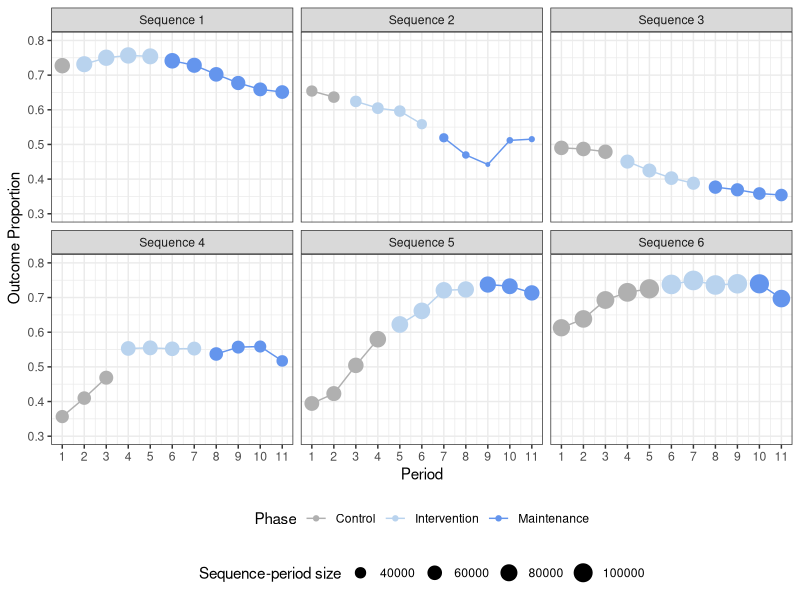

Write R code to recreate this figure.
############################################################################################################
# 
# This file corresponds to Case Study 2 of the manuscript entitled:
# "Analysis of cross-sectional stepped-wedge cluster randomized trials: A tutorial using marginal models"
# by EL Turner, J Preisser, Y Zhang, X Wang, M. Toles, S. Cykert, F. Li and P. Rathouz 
# 
# More specifically, this file includes the following:
# 1. Imports a deidentified aggregated data set for cluster-period analysis of the 
#    "screened for smoking" variable of the Heart Health Now stepped-wedge cluster randomized trial. 
# 2. Processes the data to derive relevant variables
# 3. Provides code to obtain some key descriptive statistics for the cluster-period analysis of the outcome of 
#    "screened for smoking (yes/no)". These descriptive statistics include sequence-period, cluster-period sumamries
#    of both the outcome as well as the denominator.
# 
# Note that the data set imported using the code below includes data from the 217 clusters (practices)
# 
############################################################################################################


##################################################################
# Packages needed
##################################################################


library(openxlsx)
library(dplyr)
library(ggplot2)

# Set working directory where data set is stored e.g. using the following command
# setwd("Data file")

##################################################################
# Screened for Smoking
##################################################################

HHN_smoking_screened_c <- read.xlsx("HHN_smoking_screened_c.xlsx", colNames=TRUE)

# Check that the data set has 2229 rows and 6 variables, specifically:

# 1. site_id: a numeric variable ranging from 1 to 217 that indexes the 217 practices (i.e. clusters) that provide data for
# 
# 2. quarter
# 3. cohort
# 4. phase
# 5. smoking_screened_num
# 6. smoking_screened_denom


dim(HHN_smoking_screened_c)

# responses
HHN_smoking_screened_c$y <- HHN_smoking_screened_c$smoking_screened_num/HHN_smoking_screened_c$smoking_screened_denom

# period identifier
HHN_smoking_screened_c$period <- as.numeric(factor(HHN_smoking_screened_c$quarter))

# make wide data
HHN_smoking_screened_w <- reshape(HHN_smoking_screened_c[, c("site_id", "period", "y")], idvar = "site_id", timevar = "period", direction = "wide")

# correlation matrix
res_cor <- cor(HHN_smoking_screened_w[, -1], use = "complete.obs")
round(res_cor, 3)
#        y.1   y.2   y.3   y.4   y.5   y.6   y.7   y.8   y.9  y.10  y.11
# y.1  1.000 0.964 0.909 0.834 0.790 0.743 0.660 0.613 0.552 0.509 0.489
# y.2  0.964 1.000 0.967 0.896 0.857 0.813 0.731 0.687 0.622 0.572 0.550
# y.3  0.909 0.967 1.000 0.950 0.918 0.874 0.783 0.740 0.672 0.615 0.590
# y.4  0.834 0.896 0.950 1.000 0.983 0.944 0.852 0.816 0.759 0.703 0.679
# y.5  0.790 0.857 0.918 0.983 1.000 0.982 0.907 0.875 0.822 0.768 0.745
# y.6  0.743 0.813 0.874 0.944 0.982 1.000 0.963 0.933 0.886 0.836 0.815
# y.7  0.660 0.731 0.783 0.852 0.907 0.963 1.000 0.983 0.947 0.902 0.883
# y.8  0.613 0.687 0.740 0.816 0.875 0.933 0.983 1.000 0.982 0.943 0.927
# y.9  0.552 0.622 0.672 0.759 0.822 0.886 0.947 0.982 1.000 0.984 0.974
# y.10 0.509 0.572 0.615 0.703 0.768 0.836 0.902 0.943 0.984 1.000 0.997
# y.11 0.489 0.550 0.590 0.679 0.745 0.815 0.883 0.927 0.974 0.997 1.000


# data for pairwise comparison
HHN_smoking_screened_c$trt <- as.numeric(HHN_smoking_screened_c$phase > 0)
HHN_smoking_screened_c$tp <- HHN_smoking_screened_c$cohort
HHN_smoking_screened_c$tp[HHN_smoking_screened_c$cohort >= 4] <- HHN_smoking_screened_c$tp[HHN_smoking_screened_c$cohort >= 4] - 1

HHN_smoking_screened_c$lag <- HHN_smoking_screened_c$period - HHN_smoking_screened_c$tp

HHN_smoking_screened_p <- subset(HHN_smoking_screened_c, HHN_smoking_screened_c$period ==1 | HHN_smoking_screened_c$trt == 1)
HHN_smoking_screened_p$lag[HHN_smoking_screened_p$lag < 0] <- 0

HHN_smoking_screened_pw <- reshape(HHN_smoking_screened_p[, c("site_id", "lag", "y")], idvar = "site_id", timevar = "lag", direction = "wide")
HHN_smoking_screened_pw <- subset(HHN_smoking_screened_pw, HHN_smoking_screened_pw$y.0 != "NA") 
trt_lag <- colMeans(HHN_smoking_screened_pw[, 3:12] - HHN_smoking_screened_pw[, 2], na.rm = TRUE)
names(trt_lag) <- c("lag.1", "lag2", "lag3", "lag4", "lag5", "lag6", "lag7", "lag8", "lag9", "lag10")
round(trt_lag, 3)
# lag.1   lag2   lag3   lag4   lag5   lag6   lag7   lag8   lag9  lag10 
# 0.030  0.041  0.042  0.033  0.018  0.004  0.003 -0.054 -0.100 -0.097 


##################################################################
# Descriptive Statistics
##################################################################
data_summary_y <- HHN_smoking_screened_c %>%
  group_by(cohort, period) %>%
  summarize(min = min(y),
            q1 = quantile(y, 0.25),
            median = median(y),
            mean = mean(y),
            q3 = quantile(y, 0.75),
            max = max(y)) %>%
  as.data.frame()
data_summary_y
#    cohort period         min         q1    median      mean        q3       max
# 1       1      1 0.084848485 0.87821814 0.9225814 0.7836162 0.9627613 1.0000000
# 2       1      2 0.089188322 0.83524904 0.9043977 0.7837858 0.9523810 1.0000000
# 3       1      3 0.088782051 0.85597826 0.9325967 0.8032489 0.9703896 1.0000000
# 4       1      4 0.084635417 0.87317518 0.9313861 0.8059287 0.9685039 1.0000000
# 5       1      5 0.085218469 0.85774947 0.9194401 0.7962589 0.9387008 1.0000000
# 6       1      6 0.083461184 0.78674613 0.8843955 0.7617676 0.9350124 0.9965035
# 7       1      7 0.080420662 0.72278390 0.8337240 0.7467703 0.9195029 0.9918218
# 8       1      8 0.059616749 0.66224337 0.8100833 0.7189042 0.8704582 0.9804119
# 9       1      9 0.063480742 0.63021956 0.7723536 0.6993787 0.8553194 0.9720339
# 10      1     10 0.057686005 0.64764890 0.7352941 0.6733662 0.7914786 0.9767687
# 11      1     11 0.054753107 0.64526613 0.7231109 0.6604635 0.7692420 0.9779180
# 12      2      1 0.070937004 0.43481902 0.7960644 0.6797903 0.9423636 1.0000000
# 13      2      2 0.072440945 0.40102102 0.7759857 0.6555049 0.9416232 1.0000000
# 14      2      3 0.076480736 0.37750713 0.7728938 0.6474746 0.9363773 1.0000000
# 15      2      4 0.071756602 0.35322858 0.7299893 0.6494334 0.9215845 1.0000000
# 16      2      5 0.072683222 0.43121703 0.7064018 0.6544717 0.9140276 1.0000000
# 17      2      6 0.074346405 0.34828496 0.7338195 0.6257061 0.8555556 1.0000000
# 18      2      7 0.078488372 0.32729742 0.6728216 0.5767972 0.8058820 0.9560440
# 19      2      8 0.072319202 0.29710647 0.6180357 0.5340582 0.7582512 0.9460946
# 20      2      9 0.099495798 0.35083227 0.5978444 0.5362170 0.7074663 0.9373695
# 21      2     10 0.090215128 0.40277778 0.5816398 0.5596793 0.7632743 0.9449113
# 22      2     11 0.081346424 0.39785832 0.5963489 0.5552788 0.7574371 0.9515695
# 23      3      1 0.000000000 0.15369304 0.5494820 0.5019446 0.8712580 0.9989589
# 24      3      2 0.000000000 0.11766170 0.5589383 0.4982573 0.8450540 0.9986720
# 25      3      3 0.000000000 0.12086909 0.5489117 0.5025326 0.8652869 0.9986698
# 26      3      4 0.000000000 0.15632661 0.5180372 0.5152574 0.8880284 0.9979960
# 27      3      5 0.004145078 0.13653154 0.5587432 0.5185741 0.8573453 0.9977401
# 28      3      6 0.005841742 0.12944059 0.5464072 0.4911114 0.7667210 0.9773626
# 29      3      7 0.008898776 0.11864407 0.5263158 0.4796396 0.7261307 0.9539602
# 30      3      8 0.009158558 0.09030928 0.4449153 0.4516724 0.7297297 0.9257239
# 31      3      9 0.011309524 0.11965579 0.4305994 0.4366992 0.7306457 0.8958774
# 32      3     10 0.011117974 0.07454478 0.5172326 0.4381479 0.7109437 0.8672394
# 33      3     11 0.010455105 0.07457249 0.5133158 0.4324962 0.6998516 0.8603604
# 34      4      1 0.058772185 0.17664671 0.3470226 0.4719064 0.9054622 1.0000000
# 35      4      2 0.065085334 0.18119068 0.3703704 0.4970829 0.9033352 1.0000000
# 36      4      3 0.070761015 0.17410938 0.4215397 0.4840646 0.8612867 0.9977553
# 37      4      4 0.076484561 0.27420045 0.5445881 0.5699127 0.9140278 1.0000000
# 38      4      5 0.077426080 0.25804023 0.5618812 0.5633212 0.9181009 1.0000000
# 39      4      6 0.076214734 0.25070658 0.5471195 0.5530307 0.9223354 1.0000000
# 40      4      7 0.067415730 0.22957348 0.4596760 0.5299631 0.8873791 1.0000000
# 41      4      8 0.072639541 0.25183036 0.5726141 0.5397770 0.8330640 1.0000000
# 42      4      9 0.071101418 0.24556530 0.5795918 0.5207886 0.7834438 1.0000000
# 43      4     10 0.033333333 0.26216356 0.5488283 0.5124863 0.7814808 1.0000000
# 44      4     11 0.033333333 0.23712564 0.3852201 0.4607642 0.6343423 0.9650960
# 45      5      1 0.024390244 0.06386419 0.4346902 0.4242889 0.6193366 0.9983029
# 46      5      2 0.023411371 0.09843194 0.5096033 0.4595247 0.7827328 0.9979244
# 47      5      3 0.031315240 0.09711957 0.6275219 0.4969744 0.8712854 0.9975718
# 48      5      4 0.036548223 0.11250120 0.7080615 0.5509451 0.9232763 1.0000000
# 49      5      5 0.044510386 0.19095796 0.7325160 0.5744827 0.9181767 0.9994018
# 50      5      6 0.049760766 0.18698500 0.7679881 0.5965140 0.9352149 0.9794146
# 51      5      7 0.051987768 0.19745302 0.8716351 0.6306999 0.9480016 1.0000000
# 52      5      8 0.043613707 0.21395706 0.8444444 0.6292268 0.9387255 1.0000000
# 53      5      9 0.055718475 0.22507669 0.8494354 0.6323773 0.9444263 1.0000000
# 54      5     10 0.057065217 0.23169108 0.8605540 0.6280443 0.9527508 1.0000000
# 55      5     11 0.054794521 0.24095127 0.7561787 0.6030011 0.9566881 0.9946309
# 56      6      1 0.041833282 0.38923646 0.7142857 0.6437184 0.9514706 0.9914255
# 57      6      2 0.044376900 0.37074275 0.7216138 0.6478064 0.9585858 1.0000000
# 58      6      3 0.025000000 0.37265439 0.7477944 0.6559801 0.9606385 1.0000000
# 59      6      4 0.000000000 0.39311044 0.8388702 0.6667541 0.9574468 0.9966330
# 60      6      5 0.067186563 0.39943873 0.7982906 0.6713551 0.9505041 0.9965458
# 61      6      6 0.068002340 0.45469989 0.8038842 0.6832659 0.9622713 0.9982487
# 62      6      7 0.071594203 0.47937800 0.8695008 0.7052134 0.9690886 1.0000000
# 63      6      8 0.074754711 0.48011816 0.8033753 0.6974065 0.9720574 1.0000000
# 64      6      9 0.074652778 0.44263607 0.7695141 0.6933626 0.9668817 1.0000000
# 65      6     10 0.080728376 0.40397351 0.7936094 0.6857884 0.9717776 1.0000000
# 66      6     11 0.081091322 0.38192456 0.6251480 0.6537569 0.9629447 1.0000000

data_summary_denom <- HHN_smoking_screened_c %>%
  group_by(cohort, period) %>%
  summarize(min = min(smoking_screened_denom),
            q1 = quantile(smoking_screened_denom, 0.25),
            median = median(smoking_screened_denom),
            mean = mean(smoking_screened_denom),
            q3 = quantile(smoking_screened_denom, 0.75),
            max = max(smoking_screened_denom)) %>%
  as.data.frame()
data_summary_denom
#    cohort period min      q1 median     mean      q3   max
# 1       1      1   1  878.25 1647.0 2075.125 2774.50  6980
# 2       1      2   1 1046.00 1951.0 2171.788 2972.00  6984
# 3       1      3   4 1104.00 1925.0 2242.939 3120.00  7150
# 4       1      4  82 1096.00 1962.0 2253.424 2945.00  7147
# 5       1      5  71 1056.00 1765.0 2150.939 2741.00  7116
# 6       1      6  67 1027.75 1970.0 2249.500 3061.00  7053
# 7       1      7  49  986.25 1884.5 2133.767 2584.50  6925
# 8       1      8  34  952.75 1660.0 2005.300 2220.25  6920
# 9       1      9  15  708.25 1391.0 1913.700 2310.00  6989
# 10      1     10 175  913.50 1500.0 2025.111 2294.50  6950
# 11      1     11  32  895.50 1500.0 1991.370 2267.50  6953
# 12      2      1   4  590.00  979.0 1463.556 1804.00  5827
# 13      2      2   3  763.50 1006.0 1514.593 1778.50  5768
# 14      2      3  11  835.50 1018.0 1515.852 1702.50  5607
# 15      2      4  11  742.00 1052.0 1545.963 1713.50  5540
# 16      2      5   8  809.00 1033.0 1513.778 1688.50  5555
# 17      2      6   8  769.00 1074.0 1405.320 1516.00  5467
# 18      2      7 174  783.25 1013.5 1302.542 1579.25  4647
# 19      2      8 173  461.25  911.0 1112.125 1243.25  3406
# 20      2      9  14  488.00  988.0 1147.381 1396.00  2975
# 21      2     10 158  611.00 1071.0 1204.714 1427.00  3332
# 22      2     11 146  437.00 1115.0 1178.952 1479.00  3389
# 23      3      1   4  296.75 1358.0 1981.267 2811.50  9804
# 24      3      2   5  365.75 1345.0 1994.733 2857.25  9818
# 25      3      3   3  407.25 1336.5 1962.400 2837.00  9968
# 26      3      4   8  400.50 1335.5 1880.200 2322.25 10014
# 27      3      5 205  572.50 1190.5 1842.033 2305.75 10127
# 28      3      6 186  500.00 1181.0 1843.345 2075.00 10170
# 29      3      7  95  437.00 1082.0 1731.069 1949.00  9909
# 30      3      8  45  466.00 1077.0 1776.828 2383.00  9957
# 31      3      9  35  513.50 1178.0 1869.185 2419.50 10185
# 32      3     10 321  851.75 1281.5 2141.182 2524.00 10248
# 33      3     11 294  825.00 1277.5 2117.955 2354.50 10254
# 34      4      1   1  431.00  937.0 1530.364 1608.00 10311
# 35      4      2   1  537.00  963.0 1595.000 1669.00 10371
# 36      4      3  19  632.75 1030.5 1736.531 1838.75 10486
# 37      4      4 180  691.50 1143.5 1783.265 1745.00 10525
# 38      4      5 202  753.75 1096.5 1819.176 1711.50 10552
# 39      4      6 218  696.50 1120.5 1767.588 1623.50 10208
# 40      4      7  89  625.75 1057.0 1620.912 1605.75  8747
# 41      4      8 241  687.50 1111.0 1702.065 1695.00  7668
# 42      4      9  38  653.50 1075.0 1572.194 2021.50  5322
# 43      4     10  30  627.25  939.5 1462.133 1791.50  5162
# 44      4     11  30  600.00 1123.0 1512.889 1999.50  5185
# 45      5      1 287  874.50 1231.5 2056.400 2603.75  9788
# 46      5      2   9  634.50 1170.0 1976.125 2655.00  9599
# 47      5      3 311  833.25 1319.5 2093.938 2808.75  9637
# 48      5      4 312  852.50 1288.0 2221.382 2859.00  9692
# 49      5      5 306  900.50 1318.5 2279.324 2781.75  9808
# 50      5      6 298  872.00 1449.0 2260.882 2843.25  9756
# 51      5      7 281  922.00 1494.5 2208.471 2850.25  8801
# 52      5      8 289  935.00 1625.0 2241.394 2835.00  8441
# 53      5      9 240  851.00 1562.0 2215.182 2783.00  8389
# 54      5     10 165  688.00 1512.0 2114.303 2761.00  8383
# 55      5     11 144  634.50 1498.0 2123.613 2847.50  8219
# 56      6      1   7  355.00 1122.0 1754.936 2194.50 10311
# 57      6      2   8  432.75 1021.0 1783.354 2137.00 10444
# 58      6      3  10  459.75  944.5 1757.180 2275.25 10633
# 59      6      4   1  532.00 1030.0 1713.772 2092.00 10672
# 60      6      5  72  579.00 1091.0 1806.877 2435.00 10813
# 61      6      6  86  624.00 1268.0 1869.614 2468.00 10948
# 62      6      7   1  635.25 1241.5 1858.207 2352.00 10350
# 63      6      8   3  671.75 1262.0 1837.155 2371.25  9856
# 64      6      9   4  682.50 1258.0 1819.724 2409.50  9272
# 65      6     10   3  661.00 1214.0 1788.439 2374.00  8838
# 66      6     11   3  633.75 1209.0 1646.846 2328.75  8457

summary(HHN_smoking_screened_c$smoking_screened_denom)
# Min. 1st Qu.  Median    Mean 3rd Qu.    Max. 
#   1     622    1217    1843    2497   10948 

sum(HHN_smoking_screened_c$smoking_screened_denom<=11)
# 28
HHN_smoking_screened_c[HHN_smoking_screened_c$smoking_screened_denom<=11, ]


##################################################################
# More Descriptive Statistics
##################################################################
# number of clusters that provide data in at least one period
length(unique(HHN_smoking_screened_c$site_id))
# 217

# number of clusters that provide data in each period
HHN_smoking_screened_c %>% group_by(period) %>% tally()
# period     n
# <dbl> <int>
# 1      1   199
# 2      2   203
# 3      3   204
# 4      4   215
# 5      5   215
# 6      6   209
# 7      7   209
# 8      8   205
# 9      9   200
# 10     10   190
# 11     11   180

# number of periods with data for each cluster
period_total <- HHN_smoking_screened_c %>% 
  group_by(site_id) %>% tally() %>%
  as.data.frame()
period_total
#     site_id  n
# 1     NC103 11
# 2     NC104 11
# 3     NC115  7
# 4     NC125  7
# 5     NC134 11
# 6     NC135 11
# 7     NC136 11
# 8     NC137 11
# 9     NC138 11
# 10    NC143 11
# … with 207 more rows

# summary statistics in each sequence-period
# number: number of clusters with data in each sequence-period
# denom: total denominator in each sequence-period
# num: total numerator in each sequence-period
# prop: overall outcome proportion in each sequence-period
data_sequence_period <- HHN_smoking_screened_c %>%
  group_by(cohort, period) %>%
  summarize(phase = mean(phase),
            number = n(),
            denom = sum(smoking_screened_denom),
            num = sum(smoking_screened_num),
            prop = num/denom) %>%
  as.data.frame()
data_sequence_period 
#    cohort period phase number  denom   num      prop
# 1       1      1     0     32  66404 48293 0.7272604
# 2       1      2     1     33  71669 52424 0.7314739
# 3       1      3     1     33  74017 55524 0.7501520
# 4       1      4     1     33  74363 56273 0.7567339
# 5       1      5     1     33  70981 53531 0.7541596
# 6       1      6     2     30  67485 50030 0.7413499
# 7       1      7     2     30  64013 46627 0.7283989
# 8       1      8     2     30  60159 42243 0.7021892
# 9       1      9     2     30  57411 38882 0.6772570
# 10      1     10     2     27  54678 36026 0.6588756
# 11      1     11     2     27  53767 35010 0.6511429
# 12      2      1     0     27  39516 25845 0.6540389
# 13      2      2     0     27  40894 26031 0.6365481
# 14      2      3     1     27  40928 25544 0.6241204
# 15      2      4     1     27  41741 25239 0.6046573
# 16      2      5     1     27  40872 24368 0.5962028
# 17      2      6     1     25  35133 19620 0.5584493
# 18      2      7     2     24  31261 16232 0.5192412
# 19      2      8     2     24  26691 12534 0.4695965
# 20      2      9     2     21  24095 10653 0.4421249
# 21      2     10     2     21  25299 12947 0.5117594
# 22      2     11     2     21  24758 12756 0.5152274
# 23      3      1     0     30  59438 29129 0.4900737
# 24      3      2     0     30  59842 29137 0.4868988
# 25      3      3     0     30  58872 28195 0.4789204
# 26      3      4     1     30  56406 25412 0.4505194
# 27      3      5     1     30  55261 23478 0.4248566
# 28      3      6     1     29  53457 21532 0.4027910
# 29      3      7     1     29  50201 19483 0.3880998
# 30      3      8     2     29  51528 19416 0.3768048
# 31      3      9     2     27  50468 18628 0.3691052
# 32      3     10     2     22  47106 16883 0.3584044
# 33      3     11     2     22  46595 16495 0.3540079
# 34      4      1     0     33  50502 18007 0.3565601
# 35      4      2     0     33  52635 21575 0.4098984
# 36      4      3     0     32  55569 26050 0.4687866
# 37      4      4     1     34  60631 33534 0.5530834
# 38      4      5     1     34  61852 34318 0.5548406
# 39      4      6     1     34  60098 33182 0.5521315
# 40      4      7     1     34  55111 30463 0.5527572
# 41      4      8     2     31  52764 28342 0.5371465
# 42      4      9     2     31  48738 27144 0.5569371
# 43      4     10     2     30  43864 24507 0.5587042
# 44      4     11     2     27  40848 21124 0.5171367
# 45      5      1     0     30  61692 24328 0.3943461
# 46      5      2     0     32  63236 26741 0.4228762
# 47      5      3     0     32  67006 33792 0.5043130
# 48      5      4     0     34  75527 43785 0.5797265
# 49      5      5     1     34  77497 48226 0.6222951
# 50      5      6     1     34  76870 50847 0.6614674
# 51      5      7     1     34  75088 54134 0.7209408
# 52      5      8     1     33  73966 53505 0.7233729
# 53      5      9     2     33  73101 53914 0.7375275
# 54      5     10     2     33  69772 51113 0.7325718
# 55      5     11     2     31  65832 46962 0.7133613
# 56      6      1     0     47  82482 50546 0.6128125
# 57      6      2     0     48  85601 54638 0.6382869
# 58      6      3     0     50  87859 60878 0.6929057
# 59      6      4     0     57  97685 69845 0.7150023
# 60      6      5     0     57 102992 74685 0.7251534
# 61      6      6     1     57 106568 78629 0.7378294
# 62      6      7     1     58 107776 80756 0.7492948
# 63      6      8     1     58 106555 78450 0.7362395
# 64      6      9     1     58 105544 78070 0.7396915
# 65      6     10     2     57 101941 75396 0.7396043
# 66      6     11     2     52  85636 59692 0.6970433

# plot of overall outcome proportion in each sequence-period
cohort.labs <- c("Sequence 1", "Sequence 2", "Sequence 3", "Sequence 4", "Sequence 5", "Sequence 6")
names(cohort.labs) <- c("1", "2", "3", "4", "5", "6")
options(scipen=10000)
ggplot(data = data_sequence_period, aes(period, prop, colour = factor(phase))) +
  geom_line() + geom_point(aes(size = denom)) + 
  scale_color_manual(values = c("grey69", "slategray2", "cornflowerblue"),
                     labels = c("Control", "Intervention", "Maintenance"),
                     breaks = c("0", "1", "2")) +
  xlab("Period") + ylab("Outcome Proportion") +
  scale_y_continuous(limits = c(0.3, 0.8), breaks = seq(0.3, 0.8, 0.1)) +
  scale_x_continuous(breaks = seq(1, 11, 1)) +
  facet_wrap(~ cohort,  ncol=3, labeller = labeller(cohort = cohort.labs)) +
  theme_bw() +
  theme(legend.position="bottom", legend.direction = "horizontal", legend.box = "vertical") +
  guides(color = guide_legend(title = "Phase"),
         size = guide_legend(title = "Sequence-period size"))


